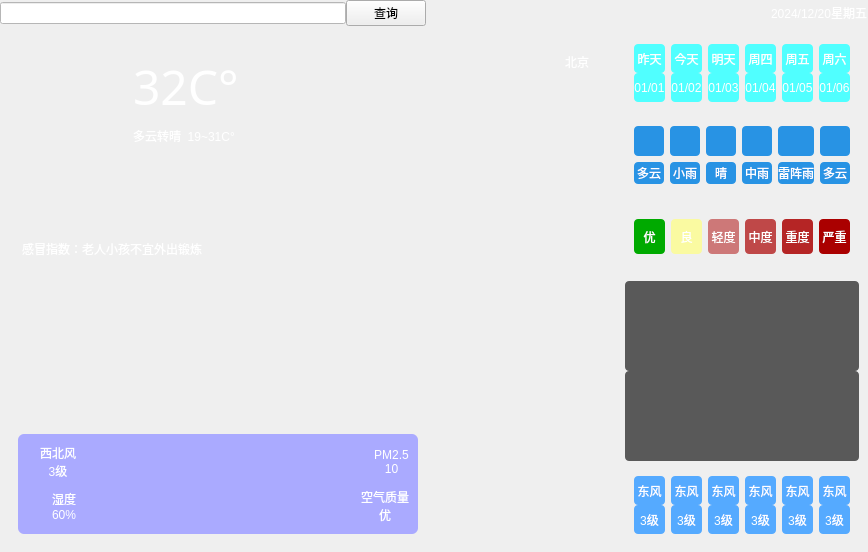
<?xml version="1.0" encoding="UTF-8"?>
<ui version="4.0">
 <class>Weather</class>
 <widget class="QWidget" name="Weather">
  <property name="geometry">
   <rect>
    <x>0</x>
    <y>0</y>
    <width>868</width>
    <height>552</height>
   </rect>
  </property>
  <property name="windowTitle">
   <string>Form</string>
  </property>
  <layout class="QHBoxLayout" name="horizontalLayout_11">
   <property name="spacing">
    <number>0</number>
   </property>
   <property name="leftMargin">
    <number>0</number>
   </property>
   <property name="topMargin">
    <number>0</number>
   </property>
   <property name="rightMargin">
    <number>0</number>
   </property>
   <property name="bottomMargin">
    <number>0</number>
   </property>
   <item>
    <widget class="QWidget" name="widget" native="true">
     <property name="styleSheet">
      <string notr="true">QWidget#widget{
	border-image: url(:/res/background.png);
}
QLabel{
	font: 10pt &quot;微软雅黑&quot;;
	border-radius:4px;
	background-color: rgba(60, 60, 60,0);
	color: rgb(255, 255, 255);
}</string>
     </property>
     <layout class="QHBoxLayout" name="horizontalLayout_16">
      <property name="spacing">
       <number>0</number>
      </property>
      <property name="leftMargin">
       <number>0</number>
      </property>
      <property name="topMargin">
       <number>0</number>
      </property>
      <property name="rightMargin">
       <number>0</number>
      </property>
      <property name="bottomMargin">
       <number>0</number>
      </property>
      <item>
       <layout class="QVBoxLayout" name="verticalLayout_12">
        <property name="sizeConstraint">
         <enum>QLayout::SizeConstraint::SetDefaultConstraint</enum>
        </property>
        <item>
         <layout class="QHBoxLayout" name="horizontalLayout_13">
          <item>
           <widget class="QLineEdit" name="lineEdit">
            <property name="styleSheet">
             <string notr="true">QLineEdit{
	
	background-color: rgb(255, 255, 255);
	}</string>
            </property>
           </widget>
          </item>
          <item>
           <widget class="QPushButton" name="pushButton">
            <property name="text">
             <string>查询</string>
            </property>
            <property name="icon">
             <iconset resource="res.qrc">
              <normaloff>:/res/search.png</normaloff>:/res/search.png</iconset>
            </property>
           </widget>
          </item>
          <item>
           <spacer name="horizontalSpacer_4">
            <property name="orientation">
             <enum>Qt::Orientation::Horizontal</enum>
            </property>
            <property name="sizeHint" stdset="0">
             <size>
              <width>40</width>
              <height>20</height>
             </size>
            </property>
           </spacer>
          </item>
          <item>
           <layout class="QHBoxLayout" name="horizontalLayout_12">
            <item>
             <widget class="QLabel" name="label_44">
              <property name="styleSheet">
               <string notr="true">QLabel{
	
	font: 20pt &quot;微软雅黑&quot;;
}</string>
              </property>
              <property name="text">
               <string>2024/12/20星期五</string>
              </property>
             </widget>
            </item>
           </layout>
          </item>
         </layout>
        </item>
        <item>
         <layout class="QHBoxLayout" name="horizontalLayout_14">
          <item>
           <widget class="QWidget" name="widget_11" native="true">
            <layout class="QVBoxLayout" name="verticalLayout_11">
             <item>
              <layout class="QVBoxLayout" name="verticalLayout_10">
               <property name="spacing">
                <number>4</number>
               </property>
               <item>
                <widget class="QWidget" name="widget_2" native="true">
                 <layout class="QHBoxLayout" name="horizontalLayout_7">
                  <item>
                   <widget class="QLabel" name="label">
                    <property name="minimumSize">
                     <size>
                      <width>100</width>
                      <height>100</height>
                     </size>
                    </property>
                    <property name="text">
                     <string/>
                    </property>
                    <property name="pixmap">
                     <pixmap resource="res.qrc">:/res/type/ZhenYu.png</pixmap>
                    </property>
                    <property name="scaledContents">
                     <bool>true</bool>
                    </property>
                    <property name="alignment">
                     <set>Qt::AlignmentFlag::AlignCenter</set>
                    </property>
                   </widget>
                  </item>
                  <item>
                   <widget class="QWidget" name="widget_3" native="true">
                    <layout class="QVBoxLayout" name="verticalLayout">
                     <item>
                      <layout class="QHBoxLayout" name="horizontalLayout">
                       <item>
                        <widget class="QLabel" name="label_2">
                         <property name="font">
                          <font>
                           <family>微软雅黑</family>
                           <pointsize>36</pointsize>
                           <italic>false</italic>
                           <bold>false</bold>
                          </font>
                         </property>
                         <property name="styleSheet">
                          <string notr="true">QLabel{
	
	font: 36pt &quot;微软雅黑&quot;;
}</string>
                         </property>
                         <property name="text">
                          <string>32C°</string>
                         </property>
                         <property name="scaledContents">
                          <bool>true</bool>
                         </property>
                         <property name="alignment">
                          <set>Qt::AlignmentFlag::AlignLeading|Qt::AlignmentFlag::AlignLeft|Qt::AlignmentFlag::AlignVCenter</set>
                         </property>
                        </widget>
                       </item>
                       <item>
                        <spacer name="horizontalSpacer">
                         <property name="orientation">
                          <enum>Qt::Orientation::Horizontal</enum>
                         </property>
                         <property name="sizeHint" stdset="0">
                          <size>
                           <width>68</width>
                           <height>20</height>
                          </size>
                         </property>
                        </spacer>
                       </item>
                       <item>
                        <widget class="QLabel" name="label_4">
                         <property name="text">
                          <string>北京</string>
                         </property>
                         <property name="alignment">
                          <set>Qt::AlignmentFlag::AlignLeading|Qt::AlignmentFlag::AlignLeft|Qt::AlignmentFlag::AlignTop</set>
                         </property>
                        </widget>
                       </item>
                      </layout>
                     </item>
                     <item>
                      <layout class="QHBoxLayout" name="horizontalLayout_2">
                       <item>
                        <widget class="QLabel" name="label_3">
                         <property name="text">
                          <string>多云转晴  19~31C°</string>
                         </property>
                        </widget>
                       </item>
                       <item>
                        <spacer name="horizontalSpacer_2">
                         <property name="orientation">
                          <enum>Qt::Orientation::Horizontal</enum>
                         </property>
                         <property name="sizeHint" stdset="0">
                          <size>
                           <width>40</width>
                           <height>20</height>
                          </size>
                         </property>
                        </spacer>
                       </item>
                      </layout>
                     </item>
                    </layout>
                   </widget>
                  </item>
                 </layout>
                </widget>
               </item>
               <item>
                <widget class="QWidget" name="widget_4" native="true">
                 <layout class="QVBoxLayout" name="verticalLayout_2">
                  <item>
                   <spacer name="verticalSpacer">
                    <property name="orientation">
                     <enum>Qt::Orientation::Vertical</enum>
                    </property>
                    <property name="sizeHint" stdset="0">
                     <size>
                      <width>20</width>
                      <height>40</height>
                     </size>
                    </property>
                   </spacer>
                  </item>
                  <item>
                   <widget class="QPlainTextEdit" name="plainTextEdit">
                    <property name="minimumSize">
                     <size>
                      <width>0</width>
                      <height>40</height>
                     </size>
                    </property>
                    <property name="styleSheet">
                     <string notr="true">background-color: rgba(60, 60, 60,0);
border-radius:5px;
border: none;
font: 9pt &quot;微软雅黑&quot;;
color: rgb(255, 255, 255);</string>
                    </property>
                    <property name="plainText">
                     <string>感冒指数：老人小孩不宜外出锻炼 </string>
                    </property>
                   </widget>
                  </item>
                  <item>
                   <widget class="QWidget" name="widget_5" native="true">
                    <property name="minimumSize">
                     <size>
                      <width>200</width>
                      <height>100</height>
                     </size>
                    </property>
                    <property name="maximumSize">
                     <size>
                      <width>400</width>
                      <height>300</height>
                     </size>
                    </property>
                    <property name="styleSheet">
                     <string notr="true">
QWidget{
	background-color: rgb(170, 170, 255);
	border-radius:6px;
}</string>
                    </property>
                    <layout class="QGridLayout" name="gridLayout">
                     <item row="1" column="0">
                      <layout class="QHBoxLayout" name="horizontalLayout_4">
                       <item>
                        <widget class="QLabel" name="label_7">
                         <property name="text">
                          <string/>
                         </property>
                         <property name="pixmap">
                          <pixmap resource="res.qrc">:/res/humidity.png</pixmap>
                         </property>
                         <property name="scaledContents">
                          <bool>true</bool>
                         </property>
                         <property name="alignment">
                          <set>Qt::AlignmentFlag::AlignCenter</set>
                         </property>
                        </widget>
                       </item>
                       <item>
                        <widget class="QLabel" name="label_11">
                         <property name="text">
                          <string>湿度
60%</string>
                         </property>
                         <property name="alignment">
                          <set>Qt::AlignmentFlag::AlignCenter</set>
                         </property>
                        </widget>
                       </item>
                      </layout>
                     </item>
                     <item row="0" column="0">
                      <layout class="QHBoxLayout" name="horizontalLayout_3">
                       <item>
                        <widget class="QLabel" name="label_5">
                         <property name="text">
                          <string/>
                         </property>
                         <property name="pixmap">
                          <pixmap resource="res.qrc">:/res/wind.png</pixmap>
                         </property>
                         <property name="scaledContents">
                          <bool>true</bool>
                         </property>
                        </widget>
                       </item>
                       <item>
                        <widget class="QLabel" name="label_13">
                         <property name="text">
                          <string>西北风
3级</string>
                         </property>
                         <property name="alignment">
                          <set>Qt::AlignmentFlag::AlignCenter</set>
                         </property>
                        </widget>
                       </item>
                      </layout>
                     </item>
                     <item row="0" column="2">
                      <layout class="QHBoxLayout" name="horizontalLayout_5">
                       <item>
                        <widget class="QLabel" name="label_6">
                         <property name="text">
                          <string/>
                         </property>
                         <property name="pixmap">
                          <pixmap resource="res.qrc">:/res/pm25.png</pixmap>
                         </property>
                         <property name="scaledContents">
                          <bool>true</bool>
                         </property>
                        </widget>
                       </item>
                       <item>
                        <widget class="QLabel" name="label_10">
                         <property name="text">
                          <string>PM2.5
10</string>
                         </property>
                         <property name="alignment">
                          <set>Qt::AlignmentFlag::AlignCenter</set>
                         </property>
                        </widget>
                       </item>
                      </layout>
                     </item>
                     <item row="1" column="2">
                      <layout class="QHBoxLayout" name="horizontalLayout_6">
                       <item>
                        <widget class="QLabel" name="label_8">
                         <property name="text">
                          <string/>
                         </property>
                         <property name="pixmap">
                          <pixmap resource="res.qrc">:/res/aqi.png</pixmap>
                         </property>
                         <property name="scaledContents">
                          <bool>true</bool>
                         </property>
                        </widget>
                       </item>
                       <item>
                        <widget class="QLabel" name="label_12">
                         <property name="text">
                          <string>空气质量
优</string>
                         </property>
                         <property name="alignment">
                          <set>Qt::AlignmentFlag::AlignCenter</set>
                         </property>
                        </widget>
                       </item>
                      </layout>
                     </item>
                     <item row="0" column="1">
                      <spacer name="horizontalSpacer_3">
                       <property name="orientation">
                        <enum>Qt::Orientation::Horizontal</enum>
                       </property>
                       <property name="sizeHint" stdset="0">
                        <size>
                         <width>40</width>
                         <height>20</height>
                        </size>
                       </property>
                      </spacer>
                     </item>
                    </layout>
                   </widget>
                  </item>
                 </layout>
                </widget>
               </item>
              </layout>
             </item>
            </layout>
           </widget>
          </item>
          <item>
           <widget class="QWidget" name="widget_6" native="true">
            <layout class="QVBoxLayout" name="verticalLayout_9">
             <item>
              <widget class="QWidget" name="widget_12" native="true">
               <property name="styleSheet">
                <string notr="true">QLabel{
	background-color: rgb(80, 255, 255);
	border - radius: 10px;
}</string>
               </property>
               <layout class="QHBoxLayout" name="horizontalLayout_15">
                <item>
                 <layout class="QVBoxLayout" name="verticalLayout_13">
                  <property name="spacing">
                   <number>0</number>
                  </property>
                  <item>
                   <widget class="QLabel" name="label_43">
                    <property name="text">
                     <string>昨天</string>
                    </property>
                    <property name="alignment">
                     <set>Qt::AlignmentFlag::AlignCenter</set>
                    </property>
                   </widget>
                  </item>
                  <item>
                   <widget class="QLabel" name="labelDate1">
                    <property name="text">
                     <string>01/01</string>
                    </property>
                    <property name="alignment">
                     <set>Qt::AlignmentFlag::AlignCenter</set>
                    </property>
                   </widget>
                  </item>
                 </layout>
                </item>
                <item>
                 <layout class="QVBoxLayout" name="verticalLayout_14">
                  <property name="spacing">
                   <number>0</number>
                  </property>
                  <item>
                   <widget class="QLabel" name="label_46">
                    <property name="text">
                     <string>今天</string>
                    </property>
                    <property name="alignment">
                     <set>Qt::AlignmentFlag::AlignCenter</set>
                    </property>
                   </widget>
                  </item>
                  <item>
                   <widget class="QLabel" name="labelDate2">
                    <property name="text">
                     <string>01/02</string>
                    </property>
                    <property name="alignment">
                     <set>Qt::AlignmentFlag::AlignCenter</set>
                    </property>
                   </widget>
                  </item>
                 </layout>
                </item>
                <item>
                 <layout class="QVBoxLayout" name="verticalLayout_15">
                  <property name="spacing">
                   <number>0</number>
                  </property>
                  <item>
                   <widget class="QLabel" name="label_47">
                    <property name="text">
                     <string>明天</string>
                    </property>
                    <property name="alignment">
                     <set>Qt::AlignmentFlag::AlignCenter</set>
                    </property>
                   </widget>
                  </item>
                  <item>
                   <widget class="QLabel" name="labelDate3">
                    <property name="text">
                     <string>01/03</string>
                    </property>
                    <property name="alignment">
                     <set>Qt::AlignmentFlag::AlignCenter</set>
                    </property>
                   </widget>
                  </item>
                 </layout>
                </item>
                <item>
                 <layout class="QVBoxLayout" name="verticalLayout_16">
                  <property name="spacing">
                   <number>0</number>
                  </property>
                  <item>
                   <widget class="QLabel" name="label_48">
                    <property name="text">
                     <string>周四</string>
                    </property>
                    <property name="alignment">
                     <set>Qt::AlignmentFlag::AlignCenter</set>
                    </property>
                   </widget>
                  </item>
                  <item>
                   <widget class="QLabel" name="labelDate4">
                    <property name="text">
                     <string>01/04</string>
                    </property>
                    <property name="alignment">
                     <set>Qt::AlignmentFlag::AlignCenter</set>
                    </property>
                   </widget>
                  </item>
                 </layout>
                </item>
                <item>
                 <layout class="QVBoxLayout" name="verticalLayout_17">
                  <property name="spacing">
                   <number>0</number>
                  </property>
                  <item>
                   <widget class="QLabel" name="label_49">
                    <property name="text">
                     <string>周五</string>
                    </property>
                    <property name="alignment">
                     <set>Qt::AlignmentFlag::AlignCenter</set>
                    </property>
                   </widget>
                  </item>
                  <item>
                   <widget class="QLabel" name="labelDate5">
                    <property name="text">
                     <string>01/05</string>
                    </property>
                    <property name="alignment">
                     <set>Qt::AlignmentFlag::AlignCenter</set>
                    </property>
                   </widget>
                  </item>
                 </layout>
                </item>
                <item>
                 <layout class="QVBoxLayout" name="verticalLayout_18">
                  <property name="spacing">
                   <number>0</number>
                  </property>
                  <item>
                   <widget class="QLabel" name="label_50">
                    <property name="text">
                     <string>周六</string>
                    </property>
                    <property name="alignment">
                     <set>Qt::AlignmentFlag::AlignCenter</set>
                    </property>
                   </widget>
                  </item>
                  <item>
                   <widget class="QLabel" name="labelDate6">
                    <property name="text">
                     <string>01/06</string>
                    </property>
                    <property name="alignment">
                     <set>Qt::AlignmentFlag::AlignCenter</set>
                    </property>
                   </widget>
                  </item>
                 </layout>
                </item>
               </layout>
              </widget>
             </item>
             <item>
              <widget class="QWidget" name="widget_8" native="true">
               <property name="styleSheet">
                <string notr="true">QLabel{
	background - size: 50px 50px;
	
	background-color: rgb(40, 147, 228);
}</string>
               </property>
               <layout class="QHBoxLayout" name="horizontalLayout_9">
                <item>
                 <layout class="QVBoxLayout" name="verticalLayout_3">
                  <item>
                   <widget class="QLabel" name="label_19">
                    <property name="minimumSize">
                     <size>
                      <width>0</width>
                      <height>30</height>
                     </size>
                    </property>
                    <property name="styleSheet">
                     <string notr="true"/>
                    </property>
                    <property name="text">
                     <string/>
                    </property>
                    <property name="pixmap">
                     <pixmap resource="res.qrc">:/res/type/DuoYun.png</pixmap>
                    </property>
                    <property name="alignment">
                     <set>Qt::AlignmentFlag::AlignCenter</set>
                    </property>
                   </widget>
                  </item>
                  <item>
                   <widget class="QLabel" name="label_20">
                    <property name="text">
                     <string>多云</string>
                    </property>
                    <property name="alignment">
                     <set>Qt::AlignmentFlag::AlignCenter</set>
                    </property>
                   </widget>
                  </item>
                 </layout>
                </item>
                <item>
                 <layout class="QVBoxLayout" name="verticalLayout_4">
                  <item>
                   <widget class="QLabel" name="label_21">
                    <property name="minimumSize">
                     <size>
                      <width>0</width>
                      <height>30</height>
                     </size>
                    </property>
                    <property name="styleSheet">
                     <string notr="true"/>
                    </property>
                    <property name="text">
                     <string/>
                    </property>
                    <property name="pixmap">
                     <pixmap resource="res.qrc">:/res/type/XiaoYu.png</pixmap>
                    </property>
                    <property name="alignment">
                     <set>Qt::AlignmentFlag::AlignCenter</set>
                    </property>
                   </widget>
                  </item>
                  <item>
                   <widget class="QLabel" name="label_22">
                    <property name="text">
                     <string>小雨</string>
                    </property>
                    <property name="alignment">
                     <set>Qt::AlignmentFlag::AlignCenter</set>
                    </property>
                   </widget>
                  </item>
                 </layout>
                </item>
                <item>
                 <layout class="QVBoxLayout" name="verticalLayout_8">
                  <item>
                   <widget class="QLabel" name="label_29">
                    <property name="minimumSize">
                     <size>
                      <width>0</width>
                      <height>30</height>
                     </size>
                    </property>
                    <property name="styleSheet">
                     <string notr="true"/>
                    </property>
                    <property name="text">
                     <string/>
                    </property>
                    <property name="pixmap">
                     <pixmap resource="res.qrc">:/res/type/Qing.png</pixmap>
                    </property>
                    <property name="alignment">
                     <set>Qt::AlignmentFlag::AlignCenter</set>
                    </property>
                   </widget>
                  </item>
                  <item>
                   <widget class="QLabel" name="label_30">
                    <property name="text">
                     <string>晴</string>
                    </property>
                    <property name="alignment">
                     <set>Qt::AlignmentFlag::AlignCenter</set>
                    </property>
                   </widget>
                  </item>
                 </layout>
                </item>
                <item>
                 <layout class="QVBoxLayout" name="verticalLayout_6">
                  <item>
                   <widget class="QLabel" name="label_25">
                    <property name="minimumSize">
                     <size>
                      <width>0</width>
                      <height>30</height>
                     </size>
                    </property>
                    <property name="styleSheet">
                     <string notr="true"/>
                    </property>
                    <property name="text">
                     <string/>
                    </property>
                    <property name="pixmap">
                     <pixmap resource="res.qrc">:/res/type/ZhongYu.png</pixmap>
                    </property>
                    <property name="alignment">
                     <set>Qt::AlignmentFlag::AlignCenter</set>
                    </property>
                   </widget>
                  </item>
                  <item>
                   <widget class="QLabel" name="label_26">
                    <property name="text">
                     <string>中雨</string>
                    </property>
                    <property name="alignment">
                     <set>Qt::AlignmentFlag::AlignCenter</set>
                    </property>
                   </widget>
                  </item>
                 </layout>
                </item>
                <item>
                 <layout class="QVBoxLayout" name="verticalLayout_5">
                  <item>
                   <widget class="QLabel" name="label_23">
                    <property name="minimumSize">
                     <size>
                      <width>0</width>
                      <height>30</height>
                     </size>
                    </property>
                    <property name="styleSheet">
                     <string notr="true"/>
                    </property>
                    <property name="text">
                     <string/>
                    </property>
                    <property name="pixmap">
                     <pixmap resource="res.qrc">:/res/type/LeiZhenYu.png</pixmap>
                    </property>
                    <property name="alignment">
                     <set>Qt::AlignmentFlag::AlignCenter</set>
                    </property>
                   </widget>
                  </item>
                  <item>
                   <widget class="QLabel" name="label_24">
                    <property name="text">
                     <string>雷阵雨</string>
                    </property>
                    <property name="alignment">
                     <set>Qt::AlignmentFlag::AlignCenter</set>
                    </property>
                   </widget>
                  </item>
                 </layout>
                </item>
                <item>
                 <layout class="QVBoxLayout" name="verticalLayout_7">
                  <item>
                   <widget class="QLabel" name="label_27">
                    <property name="minimumSize">
                     <size>
                      <width>0</width>
                      <height>30</height>
                     </size>
                    </property>
                    <property name="styleSheet">
                     <string notr="true"/>
                    </property>
                    <property name="text">
                     <string/>
                    </property>
                    <property name="pixmap">
                     <pixmap resource="res.qrc">:/res/type/DuoYun.png</pixmap>
                    </property>
                    <property name="alignment">
                     <set>Qt::AlignmentFlag::AlignCenter</set>
                    </property>
                   </widget>
                  </item>
                  <item>
                   <widget class="QLabel" name="label_28">
                    <property name="text">
                     <string>多云</string>
                    </property>
                    <property name="alignment">
                     <set>Qt::AlignmentFlag::AlignCenter</set>
                    </property>
                   </widget>
                  </item>
                 </layout>
                </item>
               </layout>
              </widget>
             </item>
             <item>
              <widget class="QWidget" name="widget_9" native="true">
               <property name="styleSheet">
                <string notr="true"/>
               </property>
               <layout class="QHBoxLayout" name="horizontalLayout_10">
                <item>
                 <widget class="QLabel" name="label_31">
                  <property name="minimumSize">
                   <size>
                    <width>0</width>
                    <height>0</height>
                   </size>
                  </property>
                  <property name="maximumSize">
                   <size>
                    <width>16777215</width>
                    <height>35</height>
                   </size>
                  </property>
                  <property name="styleSheet">
                   <string notr="true">QLabel { 
	background-color: rgb(0, 170, 0);
}

</string>
                  </property>
                  <property name="text">
                   <string>优</string>
                  </property>
                  <property name="alignment">
                   <set>Qt::AlignmentFlag::AlignCenter</set>
                  </property>
                 </widget>
                </item>
                <item>
                 <widget class="QLabel" name="label_32">
                  <property name="minimumSize">
                   <size>
                    <width>0</width>
                    <height>10</height>
                   </size>
                  </property>
                  <property name="maximumSize">
                   <size>
                    <width>16777215</width>
                    <height>35</height>
                   </size>
                  </property>
                  <property name="styleSheet">
                   <string notr="true">background-color: rgba(255, 255, 127,0.7);</string>
                  </property>
                  <property name="text">
                   <string>良</string>
                  </property>
                  <property name="alignment">
                   <set>Qt::AlignmentFlag::AlignCenter</set>
                  </property>
                 </widget>
                </item>
                <item>
                 <widget class="QLabel" name="label_33">
                  <property name="minimumSize">
                   <size>
                    <width>0</width>
                    <height>10</height>
                   </size>
                  </property>
                  <property name="maximumSize">
                   <size>
                    <width>16777215</width>
                    <height>35</height>
                   </size>
                  </property>
                  <property name="styleSheet">
                   <string notr="true">background-color:rgba(170, 0, 0,0.5);</string>
                  </property>
                  <property name="text">
                   <string>轻度</string>
                  </property>
                  <property name="alignment">
                   <set>Qt::AlignmentFlag::AlignCenter</set>
                  </property>
                 </widget>
                </item>
                <item>
                 <widget class="QLabel" name="label_34">
                  <property name="minimumSize">
                   <size>
                    <width>0</width>
                    <height>10</height>
                   </size>
                  </property>
                  <property name="maximumSize">
                   <size>
                    <width>16777215</width>
                    <height>35</height>
                   </size>
                  </property>
                  <property name="styleSheet">
                   <string notr="true">background-color:rgba(170, 0, 0,0.7);</string>
                  </property>
                  <property name="text">
                   <string>中度</string>
                  </property>
                  <property name="alignment">
                   <set>Qt::AlignmentFlag::AlignCenter</set>
                  </property>
                 </widget>
                </item>
                <item>
                 <widget class="QLabel" name="label_36">
                  <property name="minimumSize">
                   <size>
                    <width>0</width>
                    <height>10</height>
                   </size>
                  </property>
                  <property name="maximumSize">
                   <size>
                    <width>16777215</width>
                    <height>35</height>
                   </size>
                  </property>
                  <property name="styleSheet">
                   <string notr="true">background-color:rgba(170, 0, 0,0.85);</string>
                  </property>
                  <property name="text">
                   <string>重度</string>
                  </property>
                  <property name="alignment">
                   <set>Qt::AlignmentFlag::AlignCenter</set>
                  </property>
                 </widget>
                </item>
                <item>
                 <widget class="QLabel" name="label_35">
                  <property name="minimumSize">
                   <size>
                    <width>0</width>
                    <height>10</height>
                   </size>
                  </property>
                  <property name="maximumSize">
                   <size>
                    <width>16777215</width>
                    <height>35</height>
                   </size>
                  </property>
                  <property name="styleSheet">
                   <string notr="true">background-color:rgba(170, 0, 0,1);</string>
                  </property>
                  <property name="text">
                   <string>严重</string>
                  </property>
                  <property name="alignment">
                   <set>Qt::AlignmentFlag::AlignCenter</set>
                  </property>
                 </widget>
                </item>
               </layout>
              </widget>
             </item>
             <item>
              <widget class="QWidget" name="widget_7" native="true">
               <layout class="QVBoxLayout" name="verticalLayout_25">
                <property name="spacing">
                 <number>0</number>
                </property>
                <property name="leftMargin">
                 <number>0</number>
                </property>
                <property name="topMargin">
                 <number>0</number>
                </property>
                <property name="rightMargin">
                 <number>0</number>
                </property>
                <property name="bottomMargin">
                 <number>0</number>
                </property>
                <item>
                 <widget class="QLabel" name="labelhigh">
                  <property name="minimumSize">
                   <size>
                    <width>0</width>
                    <height>90</height>
                   </size>
                  </property>
                  <property name="maximumSize">
                   <size>
                    <width>16777215</width>
                    <height>100</height>
                   </size>
                  </property>
                  <property name="styleSheet">
                   <string notr="true">
background-color: rgb(89, 89, 89);</string>
                  </property>
                  <property name="text">
                   <string/>
                  </property>
                 </widget>
                </item>
                <item>
                 <widget class="QLabel" name="labellow">
                  <property name="minimumSize">
                   <size>
                    <width>0</width>
                    <height>90</height>
                   </size>
                  </property>
                  <property name="maximumSize">
                   <size>
                    <width>16777215</width>
                    <height>100</height>
                   </size>
                  </property>
                  <property name="styleSheet">
                   <string notr="true">background-color: rgb(89, 89, 89);</string>
                  </property>
                  <property name="text">
                   <string/>
                  </property>
                 </widget>
                </item>
               </layout>
              </widget>
             </item>
             <item>
              <widget class="QWidget" name="widget_13" native="true">
               <property name="styleSheet">
                <string notr="true">QLabel{
	
	background-color: rgb(85, 170, 255);
}</string>
               </property>
               <layout class="QHBoxLayout" name="horizontalLayout_8">
                <item>
                 <layout class="QVBoxLayout" name="verticalLayout_19">
                  <property name="spacing">
                   <number>0</number>
                  </property>
                  <item>
                   <widget class="QLabel" name="label_51">
                    <property name="text">
                     <string>东风</string>
                    </property>
                    <property name="alignment">
                     <set>Qt::AlignmentFlag::AlignCenter</set>
                    </property>
                   </widget>
                  </item>
                  <item>
                   <widget class="QLabel" name="labelFl_1">
                    <property name="text">
                     <string>3级</string>
                    </property>
                    <property name="alignment">
                     <set>Qt::AlignmentFlag::AlignCenter</set>
                    </property>
                   </widget>
                  </item>
                 </layout>
                </item>
                <item>
                 <layout class="QVBoxLayout" name="verticalLayout_20">
                  <property name="spacing">
                   <number>0</number>
                  </property>
                  <item>
                   <widget class="QLabel" name="label_52">
                    <property name="text">
                     <string>东风</string>
                    </property>
                    <property name="alignment">
                     <set>Qt::AlignmentFlag::AlignCenter</set>
                    </property>
                   </widget>
                  </item>
                  <item>
                   <widget class="QLabel" name="labelFl_2">
                    <property name="text">
                     <string>3级</string>
                    </property>
                    <property name="alignment">
                     <set>Qt::AlignmentFlag::AlignCenter</set>
                    </property>
                   </widget>
                  </item>
                 </layout>
                </item>
                <item>
                 <layout class="QVBoxLayout" name="verticalLayout_21">
                  <property name="spacing">
                   <number>0</number>
                  </property>
                  <item>
                   <widget class="QLabel" name="label_53">
                    <property name="text">
                     <string>东风</string>
                    </property>
                    <property name="alignment">
                     <set>Qt::AlignmentFlag::AlignCenter</set>
                    </property>
                   </widget>
                  </item>
                  <item>
                   <widget class="QLabel" name="labelFl_3">
                    <property name="text">
                     <string>3级</string>
                    </property>
                    <property name="alignment">
                     <set>Qt::AlignmentFlag::AlignCenter</set>
                    </property>
                   </widget>
                  </item>
                 </layout>
                </item>
                <item>
                 <layout class="QVBoxLayout" name="verticalLayout_22">
                  <property name="spacing">
                   <number>0</number>
                  </property>
                  <item>
                   <widget class="QLabel" name="label_54">
                    <property name="text">
                     <string>东风</string>
                    </property>
                    <property name="alignment">
                     <set>Qt::AlignmentFlag::AlignCenter</set>
                    </property>
                   </widget>
                  </item>
                  <item>
                   <widget class="QLabel" name="labelFl_4">
                    <property name="text">
                     <string>3级</string>
                    </property>
                    <property name="alignment">
                     <set>Qt::AlignmentFlag::AlignCenter</set>
                    </property>
                   </widget>
                  </item>
                 </layout>
                </item>
                <item>
                 <layout class="QVBoxLayout" name="verticalLayout_23">
                  <property name="spacing">
                   <number>0</number>
                  </property>
                  <item>
                   <widget class="QLabel" name="label_55">
                    <property name="text">
                     <string>东风</string>
                    </property>
                    <property name="alignment">
                     <set>Qt::AlignmentFlag::AlignCenter</set>
                    </property>
                   </widget>
                  </item>
                  <item>
                   <widget class="QLabel" name="labelFl_5">
                    <property name="text">
                     <string>3级</string>
                    </property>
                    <property name="alignment">
                     <set>Qt::AlignmentFlag::AlignCenter</set>
                    </property>
                   </widget>
                  </item>
                 </layout>
                </item>
                <item>
                 <layout class="QVBoxLayout" name="verticalLayout_24">
                  <property name="spacing">
                   <number>0</number>
                  </property>
                  <item>
                   <widget class="QLabel" name="label_56">
                    <property name="text">
                     <string>东风</string>
                    </property>
                    <property name="alignment">
                     <set>Qt::AlignmentFlag::AlignCenter</set>
                    </property>
                   </widget>
                  </item>
                  <item>
                   <widget class="QLabel" name="labelFl_6">
                    <property name="text">
                     <string>3级</string>
                    </property>
                    <property name="alignment">
                     <set>Qt::AlignmentFlag::AlignCenter</set>
                    </property>
                   </widget>
                  </item>
                 </layout>
                </item>
               </layout>
              </widget>
             </item>
            </layout>
           </widget>
          </item>
         </layout>
        </item>
       </layout>
      </item>
     </layout>
    </widget>
   </item>
  </layout>
 </widget>
 <resources>
  <include location="res.qrc"/>
 </resources>
 <connections/>
</ui>
